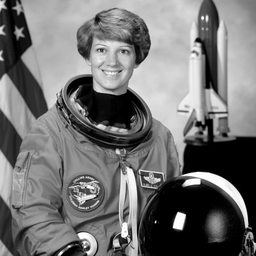
#> input picture data/astronaut.png, 256 x 256 px, shrunk from 512 x 512 before the run
$ jupyter execute task3.ipynb
#> lines starting #> are read from the running program, lines starting #| are printed output that depends on the picture
# <a id="#">Task 3 – Mean, median, and Gaussian filtering</a>

[cell 1]
import numpy
import matplotlib.pyplot as plt

---

## Linear filtering by convolution (mean filter)

**<a id="#">Task 3.1.1.</a>** Load the image `data/astronaut.png` and show it:

[cell 2]
img = plt.imread('data/astronaut.png')
#> img is the input picture: shape (256, 256) float32; min 0, max 1, mean 0.451
plt.imshow(img, "gray")

**<a id="#">Task 3.1.2.</a>** Implement a mean filter:

[cell 3]
def meanfilter(img_in, size):
#> called with size = 5
    result = numpy.zeros(img_in.shape)
    n = (size - 1) // 2
    height, width = img_in.shape
#> height = 256; width = 256
    for p in numpy.ndindex(img_in.shape):
        neighborhood_sum = 0
        for q in numpy.ndindex(size, size):
            #p muss in der Mitte des "Fensters" liegen
            q_row = p[0] + (q[0]-n)
            q_coloumn = p[1] + (q[1]-n)

            if 0 <= q_row < height and 0 <= q_coloumn < width:
                neighborhood_sum += img_in[q_row, q_coloumn]
        result[p] = neighborhood_sum / (size*size)
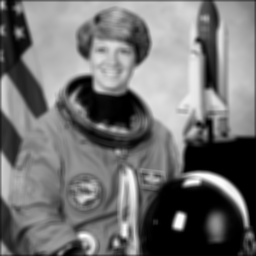
#> result: shape (256, 256) float64; min 0, max 0.993, mean 0.447
    return result

**<a id="#">Task 3.1.3.</a>** Test your implementation from above by using the function `meanfilter` for the previously loaded image and show the result:

[cell 4]
img_mean = meanfilter(img, 5)
plt.imshow(img_mean, "gray")

**<a id="#">Task 3.1.4.</a>** Compare your result for filter size `5` with the correct result image `data/astronaut_meanfilter5.png`:

[cell 5]
img_controll = plt.imread('data/astronaut_meanfilter5.png')
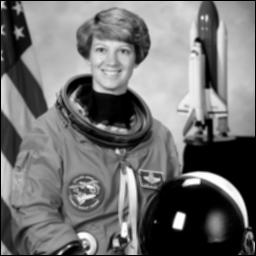
#> input picture data/astronaut_meanfilter5.png, 256 x 256 px, shrunk from 512 x 512 before the run
#> img_controll is the input picture: shape (256, 256) float32; min 0, max 0.994, mean 0.444
plt.imshow(img_controll, "gray")

---

## Non-linear filtering

**<a id="#">Task 3.2.1.</a>** Implement a median filter:

[cell 6]
def medianfilter(img_in, size):
#> called with size = 5
    result = numpy.zeros(img_in.shape)
    n = (size - 1) // 2
    height, width = img_in.shape
#> height = 256; width = 256
    for p in numpy.ndindex(img_in.shape):
        neighborhood_values = []
        for q in numpy.ndindex(size, size):
            #p muss in der Mitte des "Fensters" liegen
            q_row = p[0] + (q[0]-n)
            q_coloumn = p[1] + (q[1]-n)
            if 0 <= q_row < height and 0 <= q_coloumn < width:
                neighborhood_values.append(img_in[q_row, q_coloumn])
        neighborhood_values.sort()
        result[p] = neighborhood_values[int(len(neighborhood_values)/2)]
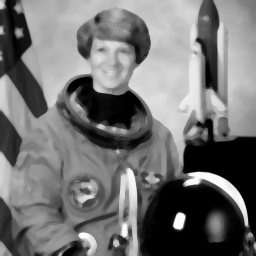
#> result: shape (256, 256) float64; min 0, max 0.996, mean 0.451

    return result

**<a id="#">Task 3.2.2.</a>** First, test your implementation from above by using the function `medianfilter` for the previously loaded image and show the result:

[cell 7]
img_median = medianfilter(img, 5)
plt.imshow(img_median, "gray")

Then, compare your result for filter size `5` with the correct result image `data/astronaut_medianfilter5.png`:

[cell 8]
img_controll_median = plt.imread('data/astronaut_medianfilter5.png')
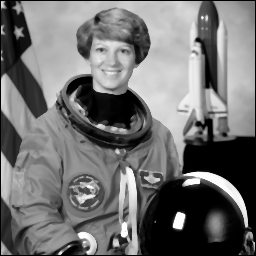
#> input picture data/astronaut_medianfilter5.png, 256 x 256 px, shrunk from 512 x 512 before the run
#> img_controll_median is the input picture: shape (256, 256) float32; min 0, max 0.992, mean 0.443
plt.imshow(img_controll_median, "gray")

---

## Using pre-implemented filters

**<a id="#">Task 3.3.1.</a>** Load the package `scipy.ndimage`:

[cell 9]
import scipy.ndimage

**<a id="#">Task 3.3.2 (a).</a>** Apply a **mean filter** from `scipy.ndimage` to the loaded image:

[cell 10]
plt.imshow(scipy.ndimage.uniform_filter(img, 5), "gray")
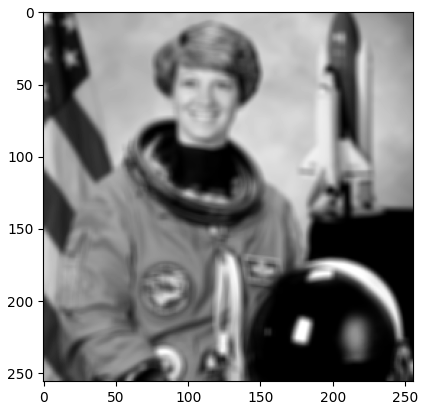
#> figure drawn by matplotlib, 1 panel

**<a id="#">Task 3.3.2 (b).</a>** Apply a **median filter** from `scipy.ndimage` to the loaded image:

[cell 11]
plt.imshow(scipy.ndimage.median_filter(img, 5), "gray")
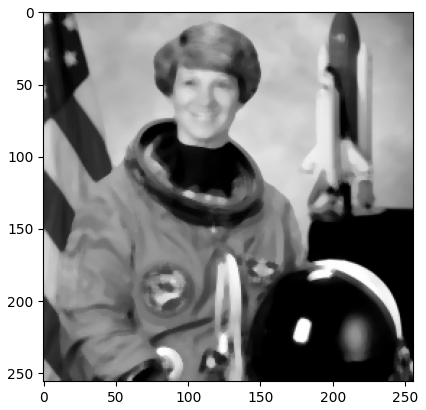
#> figure drawn by matplotlib, 1 panel

**<a id="#">Task 3.3.2 (c).</a>** Apply a **Gaussian filter** from `scipy.ndimage` to the loaded image:

[cell 12]
plt.imshow(scipy.ndimage.gaussian_filter(img, 0.5), "gray")
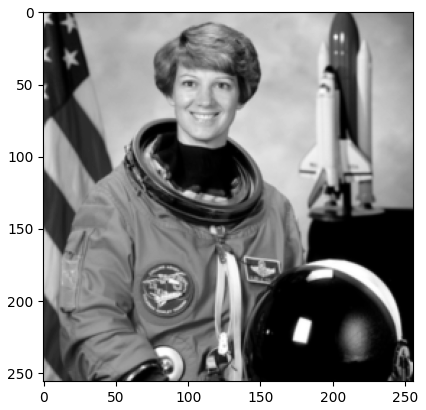
#> figure drawn by matplotlib, 1 panel

**<a id="#">Task 3.3.3.</a>** Compare the results obtained using the functions from `scipy.ndimage` with those you obtained using your own implementations. What are the main differences? Do you have an explanation?

[cell 13]
#Sie wurden viel schneller erstellt was daran liegt, dass unser code erstmal pixel für pixel das Bild durchgeht (und vorallen das erstmal für den computer übersetzt werden muss), bei den integrierten Funktionen könnte das übersetzen bspw. bedeutend schneller sein

---

## Slicing and benchmarking

**<a id="#">Task 3.4.2.</a>** Implement either a mean filter or a median filter using only a single `for`-loop:

[cell 14]
def fastfilter(img_in, size):
#> called with size = 5
    pixel_sum = numpy.zeros(img_in.shape, dtype=float)
    n = (size -1) // 2
    for q in numpy.ndindex(size, size):
        shift_row = q[0] -n
        shift_col = q[1] -n
        pixel_sum += numpy.roll(img_in, shift=(-shift_row, -shift_col), axis=(0, 1))
#> this loop made 25 passes
#> pass 1, in fastfilter, `pixel_sum += numpy.roll(img_in, shift=(-shift_row, -shift_col), axis=(..`:
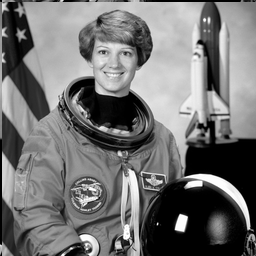
#> pixel_sum: shape (256, 256) float64; min 0, max 1, mean 0.451
#> pass 2, in fastfilter, `pixel_sum += numpy.roll(img_in, shift=(-shift_row, -shift_col), axis=(..`:
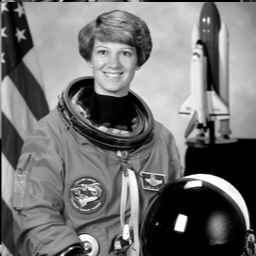
#> pixel_sum: shape (256, 256) float64; min 0, max 2, mean 0.902; drawn with min black and max white
#> pass 3, in fastfilter, `pixel_sum += numpy.roll(img_in, shift=(-shift_row, -shift_col), axis=(..`:
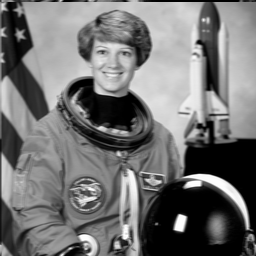
#> pixel_sum: shape (256, 256) float64; min 0, max 3, mean 1.35; drawn with min black and max white

    result =  pixel_sum / (size ** 2)
    return result
